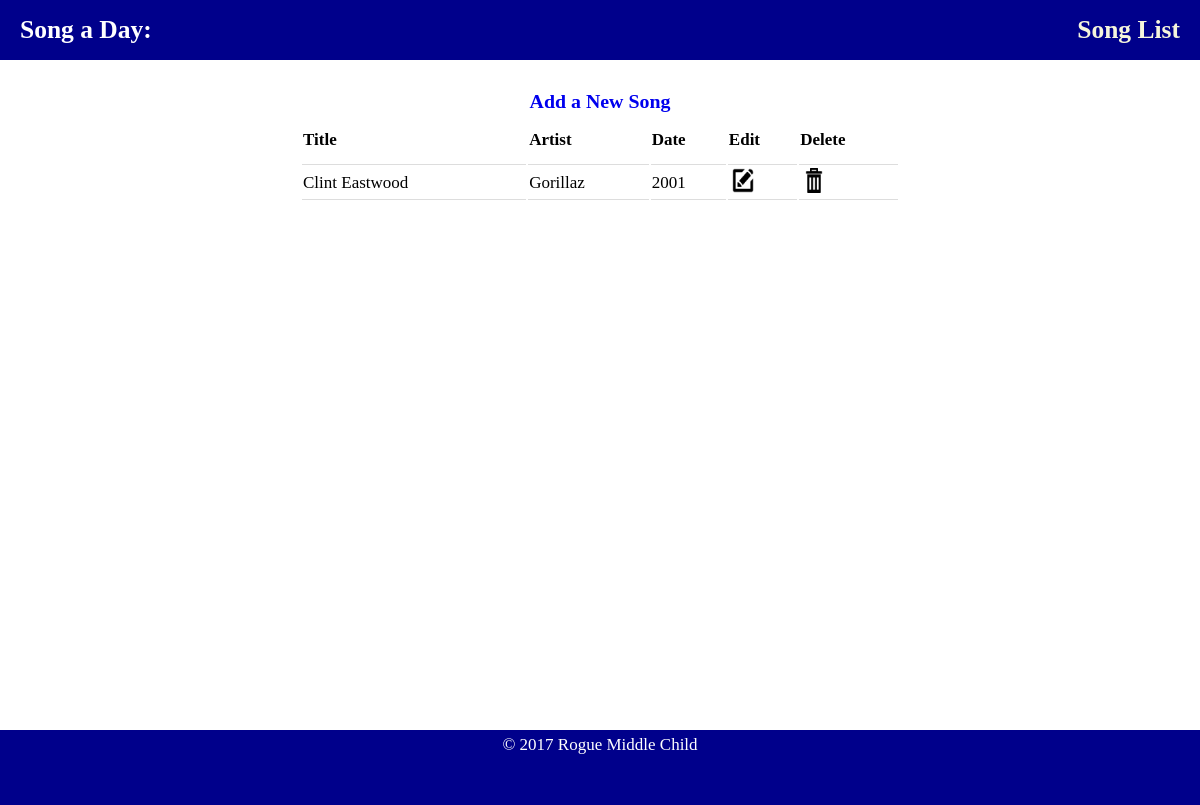
Before: /songs/ with the older database file.
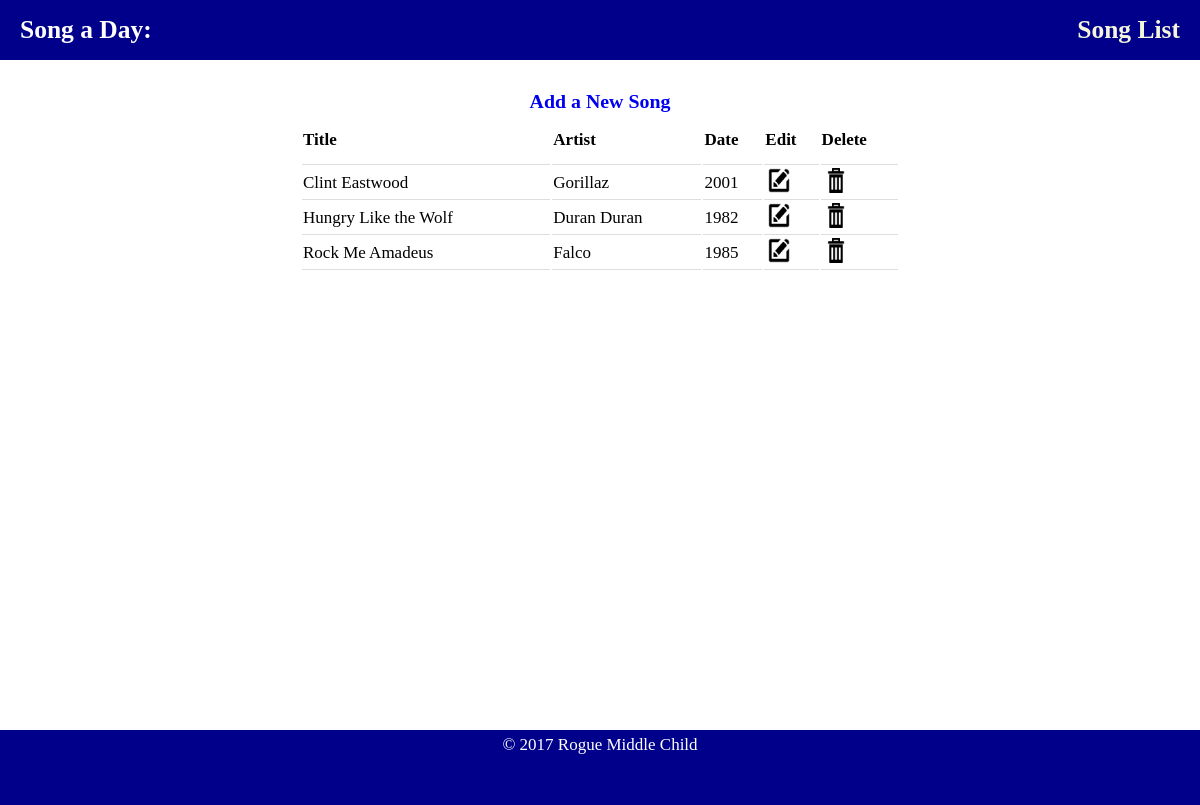
After: the same page with the newer database file.
### songs/models.py (models this page shows, shortened)
class Song(models.Model):
    created_at = models.DateTimeField(auto_now_add=True)
    title = models.CharField(max_length=255)
    artist = models.CharField(max_length=255, default="N/A")
    composition_date = models.PositiveIntegerField(default=1900)

### songs/views.py (the view)
class SongListView(ListView):
    context_object_name = 'songs'
    model = models.Song

### songs/templates/songs/song_list.html
{% extends "layout.html" %}
{% load static from staticfiles %}
{% block content %}
<h3 id="new-song"><a href="{% url 'songs:create' %}">Add a New Song</a></h3>
<table>
    <tr>
        <th>Title</th>
        <th>Artist</th>
        <th>Date</th>
        <th>Edit</th>
        <th>Delete</th>
    </tr>
    {% for song in songs %}
        <tr>
            <td>{{ song.title }}</td>
            <td>{{ song.artist }}</td>
            <td>{{ song.composition_date }}</td>
            <td>
              <a href="{% url 'songs:update' pk=song.pk %}">
                <img style="width:25px; height: 25px; padding-left: 3px;" src="{% static 'img/edit-icon.png' %}" />
              </a>
            </td>
            <td>
              <a href="{% url 'songs:delete' pk=song.pk %}">
                <img style="width:25px; height: 25px; padding-left: 3px;" src="{% static 'img/delete-icon.png' %}" />
              </a>
            </td>
        </tr>
    {% endfor %}
</table>
{% endblock %}

### templates/layout.html (shortened to what this page needs)
<!doctype html>
{% load static from staticfiles %}
<html lang="en">
    <head>
        <link rel="stylesheet" href="{% static 'css/layout.css' %}">
    </head>
    <body>
    <div class="page-wrap">
          <header class="main-header">
            <h2 class="main-logo">Song a Day:</h2>
            <h2 class="main-nav"><a href="{% url 'songs:list' %}">Song List</a></h2>
          </header>
        <div class="body">
    {% block content %}{% endblock %}
        </div>
    </div>
    <footer class="site-footer">
      <div>
          <p>&copy; 2017 Rogue Middle Child</p>
      </div>
    </footer>
  </body>
</html>

### assets/css/layout.css (style rules this page uses)
* { box-sizing: border-box; margin: 0; }
html { font-size: 17px; }
.body { margin-top: 30px; }
html, body { height: 100%; }
.page-wrap { min-height: 100%; margin-bottom: -75px; }
.page-wrap:after { content: ""; display: block; }
.site-footer, .page-wrap:after { height: 75px; }
a { text-decoration: none; }
footer { background-color: darkblue; color: white; text-align: center; padding: 5px; margin-top: 5px; }
header { background-color: darkblue; color: white; text-align: left; padding: 5px; margin-bottom: 5px; }
table { margin-left: 10%; width: 80%; }
th { height: 50px; text-align: left; }
th, td { border-bottom: 1px solid #ddd; }
.main-logo { text-align: center; display: block; padding: 10px 15px; }
.main-nav a { text-align: center; display: block; padding: 10px 15px; color: beige; }
.main-header, .main-nav { display: flex; }
.main-header { flex-direction: row; justify-content: space-between; }
#new-song { text-align: center; }
@media (min-width: 786px) { table { margin-left: 25%; width: 50%; } }

Changed rows visible on the page:
added Song: title "Hungry Like the Wolf", artist "Duran Duran", composition_date "1982"
added Song: title "Rock Me Amadeus", artist "Falco", composition_date "1985"
